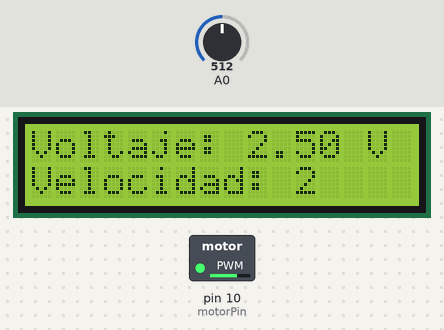
The sketch below on a simulated Arduino Uno, built with avr-gcc and run on an emulated ATmega328P. On the bench: 16×2 character LCD, switched loads named in the sketch (green lamp = pin HIGH). The inputs (shaded band) are chosen by the test bench; at power-on: A0 = 512.

Above: at 1.2 s.
1.3 s: A0 set to 502
At 1.9 s:
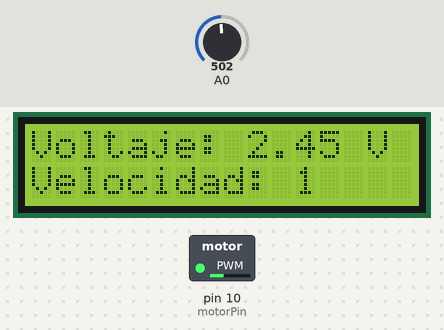
2.8 s: A0 set to 262
At 3.9 s:
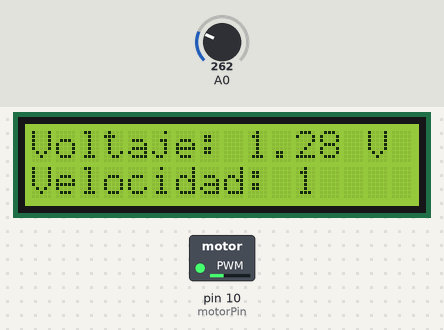
4.3 s: A0 set to 241
At 4.58 s:
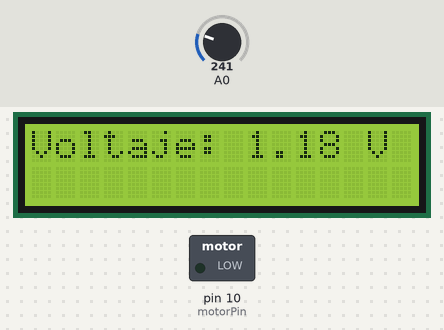
6.2 s: A0 set to 778
At 7.4 s:
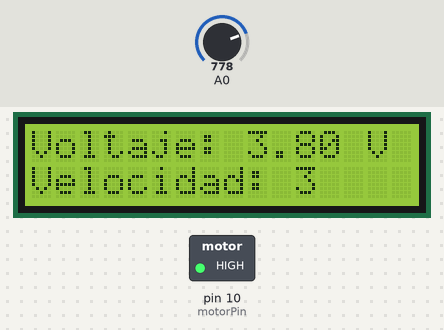
Timing chart, 0 to 8.8 s (numbered marks = the images above; inputs shaded):
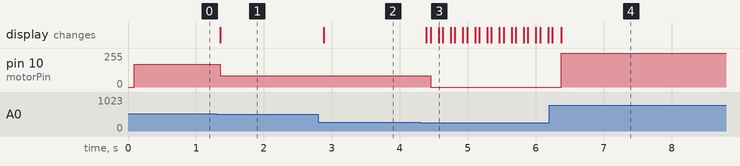

Measured:
- the behaviour switches between 512 and 511 on A0 (found by bisection; images 0 and 1)
- the behaviour switches between 256 and 255 on A0 (found by bisection; images 2 and 3)
- after the input at 1.3 s, pin 10 (motorPin): 170/255 → 85/255 after 0.06 s; the display: changes after 0.06 s (image 1)
- after the input at 2.8 s, the display: changes after 0.08 s (image 2)
- after the input at 4.3 s, pin 10 (motorPin): 85/255 → 0/255 after 0.16 s; the display: first changes after 0.09 s (image 3 shows a later state)
- after the input at 6.2 s, pin 10 (motorPin): 0/255 → 255/255 after 0.17 s; the display: first differs from a run without the input after 0.17 s (image 4)

The sketch:

parte_3_lab_04.ino
```cpp
/*
 * CAPÍTULO IV: PERIFÉRICOS ESPECIALES
 * CÓDIGO 14: CAD Y PWM
 * OBJETIVO: Realizar lecturas del converso análogo digital para
 *           determinar la velocidad de un motor en DC
 * FUNCIONES: analogRead(conversor)
 *                        conversor-> A0-A5
 *            analogWrite(pin, dutty)
 *                        pin-> pines con ~ , dutty->0-255
 *
 */
#include <Wire.h> // Necesario para I2C
#include <LiquidCrystal_I2C.h>

LiquidCrystal_I2C lcd(0x27, 16, 2);

int conversor; // variable para adquirir datos del conversor entre 0-1023
float voltaje; // variable de conversión de conversor a voltaje
int dutty;   // variable para uso de pwm
const int motorPin = 10; // Pin PWM para controlar el motor

void setup() {
  lcd.init();  // Inicialización del LCD
  lcd.backlight();  // Encender la luz de fondo del LCD
  pinMode(motorPin, OUTPUT); // Configurar el pin del motor como salida
}

void loop() {
  conversor = analogRead(A0); // Leer valor del potenciómetro
  voltaje = (conversor / 1023.0) * 5.0; // Convertir a voltaje
  lcd.setCursor(0, 0);
  lcd.print("Voltaje: ");
  lcd.print(voltaje);
  lcd.print(" V");

  // Determinar la velocidad del motor basada en el valor del potenciómetro
  if (conversor < 256) {
    dutty = 0; // Motor detenido
   lcd.init();  // Inicialización del LCD
  lcd.backlight();  // Encender la luz de fondo del LCD
  } else if (conversor < 512) {
    dutty = 85; // Baja velocidad
    lcd.setCursor(0, 1);
    lcd.print("Velocidad: 1");
  } else if (conversor < 768) {
    dutty = 170; // Velocidad media
    lcd.setCursor(0, 1);
    lcd.print("Velocidad: 2");
  } else {
    dutty = 255; // Alta velocidad
    lcd.setCursor(0, 1);
    lcd.print("Velocidad: 3");
  }

  analogWrite(motorPin, dutty); // Escribir el valor de PWM al pin del motor
  delay(100); // Pequeña pausa para evitar lecturas excesivas
}
```
